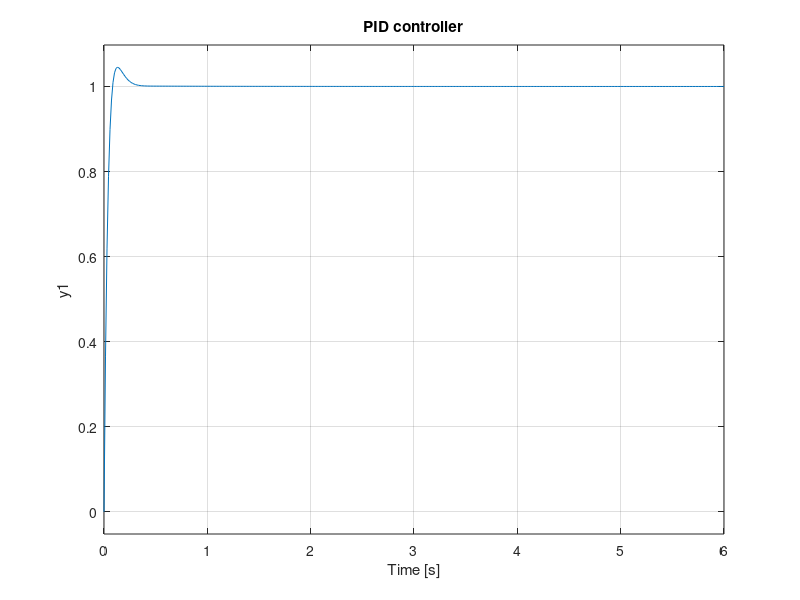

This figure's MATLAB source:



gc =tf([0.3 5 5],[1 0]);
gp = tf([1],[0.01 0.11 0.1]);
ol = series(gc,gp); # Compensator/ Controller in series with plant
step(feedback(ol,1))
title('PID controller'); 